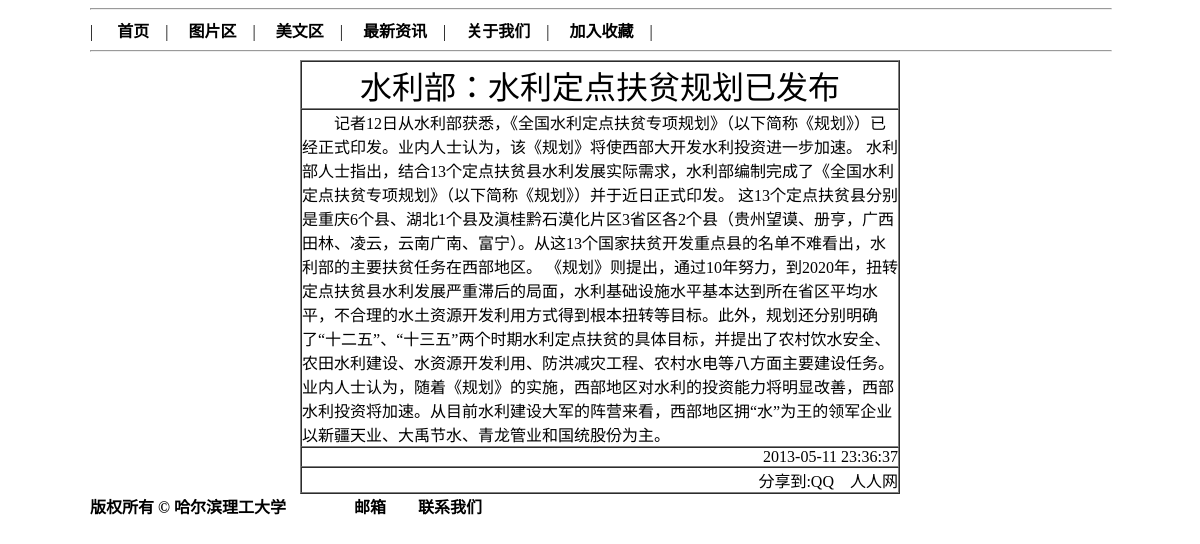
Page /news.php?id=12 on the committed database.
### tables this page shows
CREATE TABLE `news` (
  `id` int(10) unsigned NOT NULL AUTO_INCREMENT,
  `title` text NOT NULL,
  `content` text NOT NULL,
  `time` datetime NOT NULL,
  PRIMARY KEY (`id`)
);

### news.php (the view, shortened to what this page needs)
<?php
	require("config.php");
	$str = $_SERVER['REQUEST_URI'];
	$place = strrpos($str, "=");
	$str_place = substr($str, $place+1);
	$id=$str_place;
?>
<!DOCTYPE html PUBLIC "-//W3C//DTD XHTML 1.0 Transitional//EN" "http://www.w3.org/TR/xhtml1/DTD/xhtml1-transitional.dtd">
<html xmlns="http://www.w3.org/1999/xhtml">
<head>
</head>
<body>
	<hr width="100%">
        <?php require("header.php");?>
		<hr width="100%">
	<div class="news">
    	<?php
			$abtain_new = "SELECT * FROM `news` WHERE id=$id";
			$result_new = mysql_query($abtain_new, $conn) or die ("获取新闻失败:".mysql_error());
			$arr = mysql_fetch_array($result_new);
			echo "<table border=1 cellpadding=0 cellspacing=0>";
			echo "<tr><td align=center><font face=黑体 size=6>".$arr['title']."</font></td></tr>";
			echo "<tr><td><font face=黑体 size=3>　　".$arr['content']."</font></td></tr>";
			echo "<tr><td align=right>".$arr['time']."</td></tr>";
			echo "<tr><td align=right>分享到:<a href=http:\\qzone.qq.com target=top>QQ</a>　<a href=http:\\renren.com>人人网</a></td></tr>";
			echo "</table>";
        ?>
    </div>
    <?php  require("footer.php");?>
</body>
</html>

### news.php (style rules this page uses)
body { margin:0 auto; }
.news { width:600px; margin:0 auto; }
a { color:black; text-decoration:none; }

### header.php (style rules this page uses)
a { color:black; }

### footer.php (style rules this page uses)
body { margin:0px auto; width:1020px;; }
a { text-decoration:none; }

### rows in the picture
news: title "水利部：水利定点扶贫规划已发布", content "记者12日从水利部获悉，《全国水利定点扶贫专项规划》（以下简称《规划》）已经正式印发。业内人士认为，该《规划》将使西部大开发水利投资进一步加速。 水利部人士指出，结合13个定点扶贫县水利发展实际需求，水利部编制完成了《全国水利定点扶贫专项规划》（以下简称《规划》）并于近日正式印发。 这13个定点扶贫县分别是重庆6个县、湖北1个县及滇桂黔石漠化片区3省区各2个县（贵州望谟、册亨，广西田林、凌云，云南广南、富宁）。从这13个国家扶贫开发重点县的名单不难看出，水利部的主要扶贫任务在西部地区。 《规划》则提出，通过10年努力，到2020年，扭转定点扶贫县水利发展严重滞后的局面，水利基础设施水平基本达到所在省区平均水平，不合理的水土资源开发利用方式得到根本扭转等目标。此外，规划还分别明确了“十二五”、“十三五”两个时期水利定点扶贫的具体目标，并提出了农村饮水安全、农田水利建设、水资源开发利用、防洪减灾工程、农村水电等八方面主要建设任务。 业内人士认为，随着《规划》的实施，西部地区对水利的投资能力将明显改善，西部水利投资将加速。从目前水利建设大军的阵营来看，西部地区拥“水”为王的领军企业以新疆天业、大禹节水、青龙管业和国统股份为主。", time "2013-05-11 23:36:37"
